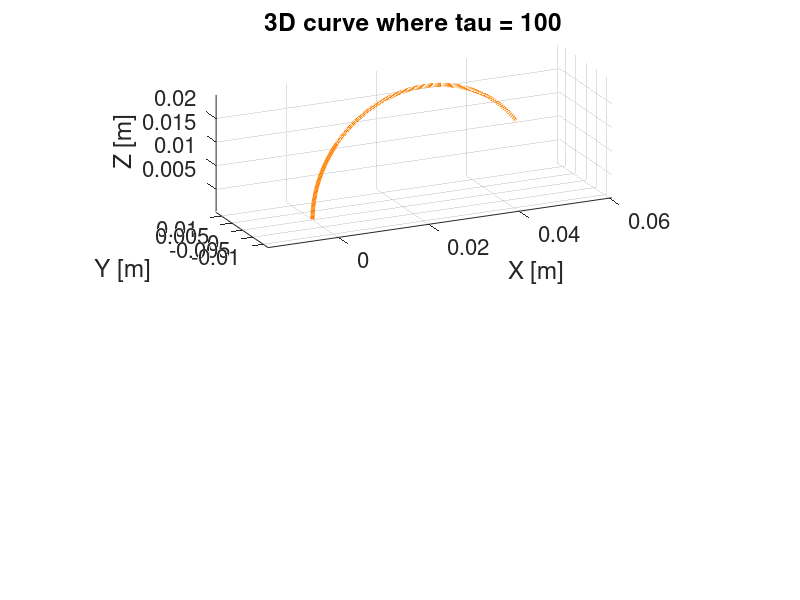

This figure's MATLAB source: (Note: this script raises an error after producing the figure.)
%% Advanced Topics in Surgical Robotics - B Term 2019
%  Homework 2 - Problem 1 - Frenet-Serret Frames
clear, clc, close all


% Let's define a set of arc parameters to describe our curve
arcLength = 25e-3; %[m]
k         = 100;    % Curvature [m^-1]
tau       = 0;     % Torsional Profile [m^-1]

%% *** DO NOT TOUCH THE CODE IN THIS SECTION - SKIP TO LINE 42 ***

% Create lambda functions to represent local curvature and torsion along the curve
kFun   = @(s, arcLength) k .* ones(1,length(arcLength));
tauFun = @(s, arcLength) tau .* ones(1,length(arcLength));


% We will now write down the system of differential equations that define
% the Frenet-Serret frames.
% Note:
% t = [x(1) x(2) x(3)]
% n = [x(4) x(5) x(6)]
% b = [x(7) x(8) x(9)]
f = @(s,x) [kFun(s,arcLength)*x(4);
            kFun(s,arcLength)*x(5);
            kFun(s,arcLength)*x(6);
            -kFun(s,arcLength)*x(1) + tauFun(s,arcLength)*x(7);
            -kFun(s,arcLength)*x(2) + tauFun(s,arcLength)*x(8);
            -kFun(s,arcLength)*x(3) + tauFun(s,arcLength)*x(9);
            -tauFun(s,arcLength)*x(4);
            -tauFun(s,arcLength)*x(5);
            -tauFun(s,arcLength)*x(6)];

% Use ode45 to solve the above system of differential equations
[l,y] = ode45(f, ...      % differential equations to be solved
    0:1e-4:arcLength, ... % range where we wish to calculate the solution
    [0 0 1 1 0 0 0 1 0]); % initial conditions

% Extrapolate the t, n, and b vectors
t = [y(:,1) y(:,2) y(:,3)]'
n = [y(:,4) y(:,5) y(:,6)]';
b = [y(:,7) y(:,8) y(:,9)]';

%% Time to calculate the 3D coordinates of the points along the arc
arc = zeros(3, size(l, 1));
for i = 1:size(t,2)
   arc(:,i) = (trapz(t(:,1:i)'))*0.025/(100)
end
% YOUR CODE HERE


%% Make an animation showing the Frenet-Serret frames along the curve
figure
subplot(2,1,1)
hold on, axis equal, grid on
xlabel('X [m]'), ylabel('Y [m]'), zlabel('Z [m]'),
set(gca,'FontSize',16);
title('3D curve where tau = 100');

view([-24.8454149234587 18.2532122260028]);


plot3(arc(1,:), arc(2,:), arc(3,:), 'LineWidth',3,'Color',(1/256)*[255 128 0]);
triad('scale',0.01, 'linewidth', 2.5);
%h = triad('scale', 5e-3/2, 'linewidth', 2.5);
h = triad('scale', 0.01, 'linewidth', 2.5);

for ii = 2 : size(l, 1)
    rot = [n(:,ii) b(:,ii) t(:,ii)];
    transl = arc(:,ii);
    T = [rot transl; 0 0 0 1]
    
    h.Matrix = T;
    %set(h,'Matrix', T)
    
    drawnow
end


arcLength = 25e-3; %[m]
k         = 100;    % Curvature [m^-1]
tau       = 100;     % Torsional Profile [m^-1]

%% *** DO NOT TOUCH THE CODE IN THIS SECTION - SKIP TO LINE 42 ***

% Create lambda functions to represent local curvature and torsion along the curve
kFun   = @(s, arcLength) k .* ones(1,length(arcLength));
tauFun = @(s, arcLength) tau .* ones(1,length(arcLength));


% We will now write down the system of differential equations that define
% the Frenet-Serret frames.
% Note:
% t = [x(1) x(2) x(3)]
% n = [x(4) x(5) x(6)]
% b = [x(7) x(8) x(9)]
f = @(s,x) [kFun(s,arcLength)*x(4);
            kFun(s,arcLength)*x(5);
            kFun(s,arcLength)*x(6);
            -kFun(s,arcLength)*x(1) + tauFun(s,arcLength)*x(7);
            -kFun(s,arcLength)*x(2) + tauFun(s,arcLength)*x(8);
            -kFun(s,arcLength)*x(3) + tauFun(s,arcLength)*x(9);
            -tauFun(s,arcLength)*x(4);
            -tauFun(s,arcLength)*x(5);
            -tauFun(s,arcLength)*x(6)];

% Use ode45 to solve the above system of differential equations
[l,y] = ode45(f, ...      % differential equations to be solved
    0:1e-4:arcLength, ... % range where we wish to calculate the solution
    [0 0 1 1 0 0 0 1 0]); % initial conditions

% Extrapolate the t, n, and b vectors
t = [y(:,1) y(:,2) y(:,3)]'
n = [y(:,4) y(:,5) y(:,6)]';
b = [y(:,7) y(:,8) y(:,9)]';

%% Time to calculate the 3D coordinates of the points along the arc
arc = zeros(3, size(l, 1));
for i = 1:size(t,2)
   arc(:,i) = (trapz(t(:,1:i)'))*0.025/(100)
end

subplot(2,1,2)

hold on, axis equal, grid on
xlabel('X [m]'), ylabel('Y [m]'), zlabel('Z [m]'),
set(gca,'FontSize',16);
title('3D Curve where Tau = 100');

view([-24.8454149234587 18.2532122260028]);
plot3(arc(1,:), arc(2,:), arc(3,:), 'LineWidth',3,'Color',(1/256)*[255 128 0]);
triad('scale', 0.01, 'linewidth', 2.5);
%h = triad('scale', 5e-3/2, 'linewidth', 2.5);
h = triad('scale', 0.01, 'linewidth', 2.5);

for ii = 2 : size(l, 1)
    rot = [n(:,ii) b(:,ii) t(:,ii)];
    transl = arc(:,ii);
    T = [rot transl; 0 0 0 1];
    
    h.Matrix = T;
    %set(h,'Matrix', T)
   
    drawnow
end